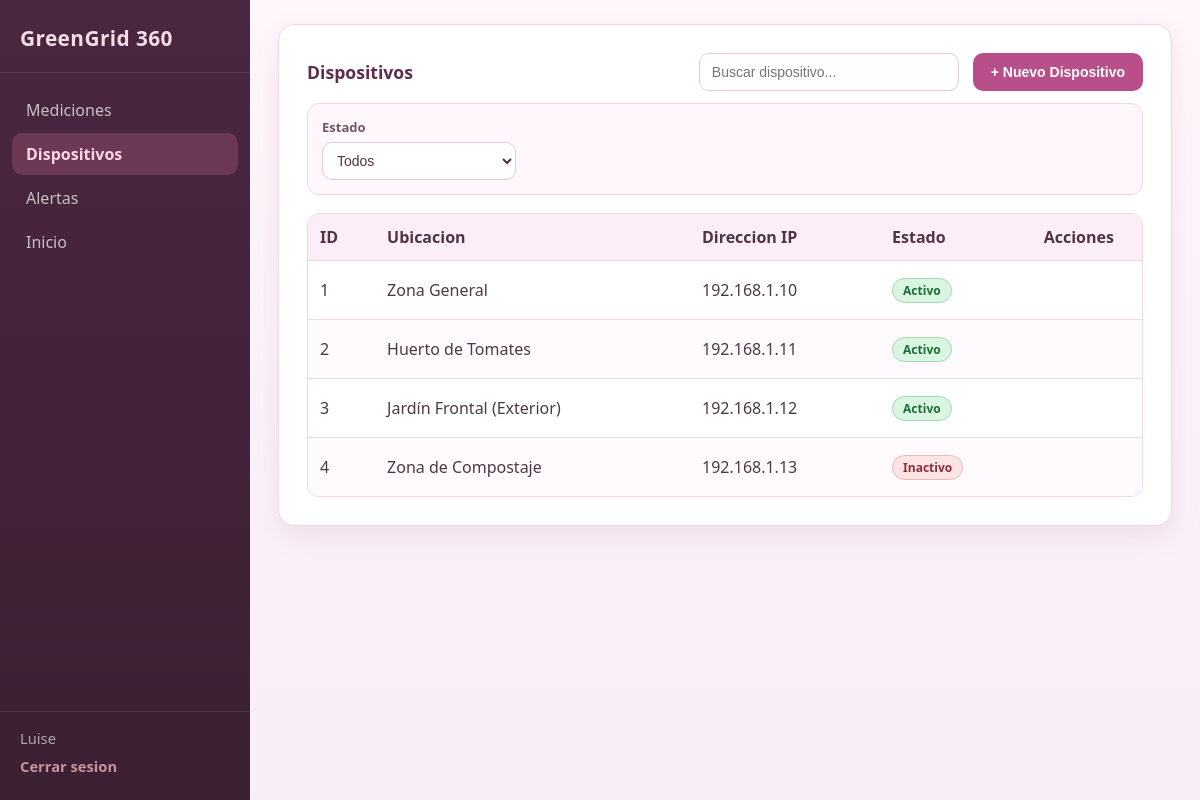
Page /index.php?accion=dispositivos (signed in) on the earlier database version.
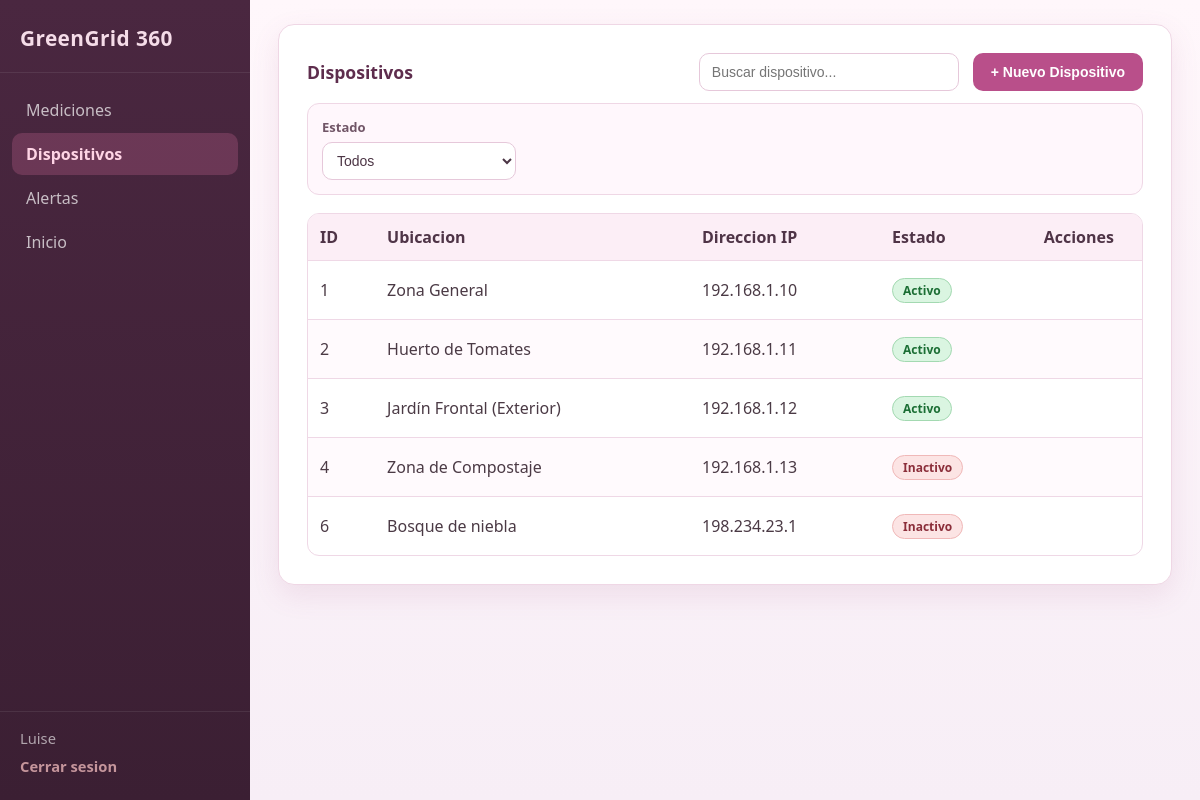
Same page on the later database version.
### tables this page shows
CREATE TABLE `esp32` (
  `id_dispositivo` int(11) NOT NULL,
  `estado` varchar(50) DEFAULT NULL,
  `direccion_ip` varchar(50) DEFAULT NULL,
  `ubicacion` varchar(100) DEFAULT 'Zona General'
);

### app/controller/Esp32Controller.php (called while the page is built, shortened)
<?php
require_once(__DIR__ . '/../model/Esp32.php');
class Esp32Controller {
    private $modelo;
    public function __construct($conexion) {
        $this->modelo = new Esp32($conexion);
    }
    public function listar() {
        $filtros = $this->obtenerFiltros();
        $porPagina = 15;
        $pagina = $this->obtenerPagina();
        $dispositivos = $this->modelo->obtenerDispositivos($filtros, $porPagina, ($pagina - 1) * $porPagina);
        require(__DIR__ . '/../view/dispositivos.php');
    }
    private function obtenerFiltros() {
        $filtros = [
            'buscar' => null,
            'estado' => null
        ];
        return $filtros;
    }
    private function obtenerPagina() {
        $pagina = isset($_GET['pagina']) ? (int)$_GET['pagina'] : 1;
        return max(1, $pagina);
    }
}
?>

### app/model/Esp32.php (called while the page is built, shortened)
<?php
class Esp32 {
    private $conexion;
    public function __construct($conexion) {
        $this->conexion = $conexion;
    }
    public function obtenerDispositivos($filtros = [], $limite = null, $offset = 0) {
        $sql = "SELECT id_dispositivo, estado, direccion_ip, ubicacion FROM esp32";
        $sql .= " ORDER BY id_dispositivo ASC";
        if ($limite !== null) {
            $sql .= " LIMIT " . (int)$limite . " OFFSET " . (int)$offset;
        }
        $resultado = $this->conexion->query($sql);
        return $resultado->fetch_all(MYSQLI_ASSOC);
    }
    private function construirCondiciones($filtros) {
        $condiciones = [];
        return $condiciones;
    }
}
?>

### app/view/dispositivos.php (the view, shortened to what this page needs)
<!DOCTYPE html>
<html lang="es">
<head>
    <link rel="stylesheet" href="../css/index.css">
</head>
<body class="dashboard-page">
    <aside class="dashboard-sidebar">
        <div class="sidebar-brand">
            <span class="brand-mark">GreenGrid 360</span>
        </div>
        <nav class="sidebar-nav">
            <a href="index.php?accion=listar" class="sidebar-link">
                Mediciones
            </a>
            <a href="index.php?accion=dispositivos" class="sidebar-link active">
                Dispositivos
            </a>
            <a href="index.php?accion=alertas" class="sidebar-link">
                Alertas
            </a>
            <a href="index.php?accion=home" class="sidebar-link">
                Inicio
            </a>
        </nav>
        <div class="sidebar-footer">
            <p class="sidebar-user"><?php echo htmlspecialchars($_SESSION['usuario']['nombre'] ?? 'Usuario'); ?></p>
            <a href="index.php?accion=logout" class="sidebar-logout">Cerrar sesion</a>
        </div>
    </aside>
    <main class="dashboard-main">
        <div class="container">
            <section class="toolbar">
                <h2 class="section-title">Dispositivos</h2>
                <div class="toolbar-actions">
                    <form method="GET" action="index.php" class="search-form" id="searchForm">
                        <input type="text" name="buscar" class="search-input" placeholder="Buscar dispositivo..." value="<?php echo htmlspecialchars($filtros['buscar'] ?? ''); ?>" oninput="buscarEnTiempoReal(this)">
                    </form>
                    <button class="btn-create" onclick="abrirModalCrear()">+ Nuevo Dispositivo</button>
                </div>
            </section>
            <section class="filters-panel">
                <form method="GET" action="index.php" class="filters-form filters-dispositivos">
                    <div class="filter-group">
                        <label for="estado">Estado</label>
                        <select id="estado" name="estado" onchange="this.form.submit()">
                            <option value="">Todos</option>
                        </select>
                    </div>
                </form>
            </section>
            <?php if (!empty($dispositivos)): ?>
                <div class="table-wrapper">
                    <table class="data-table">
                        <thead>
                            <tr>
                                <th>ID</th>
                                <th>Ubicacion</th>
                                <th>Direccion IP</th>
                                <th>Estado</th>
                                <th class="th-acciones">Acciones</th>
                            </tr>
                        </thead>
                        <tbody>
                            <?php foreach ($dispositivos as $disp): ?>
                                <tr class="row-medicion"
                                    data-id="<?php echo htmlspecialchars((string) $disp['id_dispositivo']); ?>"
                                    data-ubicacion="<?php echo htmlspecialchars($disp['ubicacion']); ?>"
                                    data-direccion-ip="<?php echo htmlspecialchars($disp['direccion_ip']); ?>"
                                    data-estado="<?php echo htmlspecialchars($disp['estado']); ?>">
                                    <td><?php echo htmlspecialchars((string) $disp['id_dispositivo']); ?></td>
                                    <td><?php echo htmlspecialchars($disp['ubicacion']); ?></td>
                                    <td><?php echo htmlspecialchars($disp['direccion_ip']); ?></td>
                                    <td>
                                        <span class="badge-estado <?php echo $disp['estado'] === 'Activo' ? 'badge-activo' : 'badge-inactivo'; ?>">
                                            <?php echo htmlspecialchars($disp['estado']); ?>
                                        </span>
                                    </td>
                                    <td class="td-acciones">
                                    </td>
                                </tr>
                            <?php endforeach; ?>
                        </tbody>
                    </table>
                </div>
            <?php else: ?>
                <div class="message">
                    <p>No hay dispositivos disponibles</p>
                </div>
            <?php endif; ?>
        </div>
    </main>
</body>
</html>

### public/index.php (shortened to what this page needs)
<?php
require_once(__DIR__ . '/../app/controller/Esp32Controller.php');
$db = null;
$accion = $_GET['accion'] ?? 'home';
try {
    $db = new Database();
    $conexion = $db->getConexion();
    switch ($accion) {
        case 'dispositivos':
        case 'crear-dispositivo':
        case 'editar-dispositivo':
        case 'eliminar-dispositivo':
            $controladorEsp = new Esp32Controller($conexion);
            if ($accion === 'dispositivos') {
                $controladorEsp->listar();
            } elseif ($accion === 'crear-dispositivo' && $_SERVER['REQUEST_METHOD'] === 'POST') {
                $controladorEsp->crear();
            } elseif ($accion === 'editar-dispositivo' && $_SERVER['REQUEST_METHOD'] === 'POST') {
                $controladorEsp->actualizar();
            } elseif ($accion === 'eliminar-dispositivo' && $_SERVER['REQUEST_METHOD'] === 'POST') {
                $controladorEsp->eliminar();
            } else {
                header('Location: index.php?accion=dispositivos');
                exit;
            }
            break;
    }
} catch (Exception $e) {
    $error = $e->getMessage();
    require(__DIR__ . '/../app/view/error.php');
} finally {
    if ($db instanceof Database) {
        $db->cerrar();
    }
}
?>

### css/base.css (style rules this page uses)
* { margin: 0; padding: 0; box-sizing: border-box; }
:root { --bg: #fff4fb; --panel: #ffffff; --panel-border: #efd7e5; --text: #3b2a36; --muted: #7b5f72; --primary: #b94f8a; --primary-dark: #9e3f74; --link: #a04a9b; --table-head: #fceef6; --table-line: #efd8e6; }
body { font-family: "Trebuchet MS", "Segoe UI", sans-serif; background: linear-gradient(180deg, #fff8fd 0%, var(--bg) 100%); min-height: 100vh; padding: 20px; color: var(--text); }
.container { max-width: 1080px; margin: 0 auto; background: var(--panel); border-radius: 16px; border: 1px solid var(--panel-border); box-shadow: 0 10px 28px rgba(166, 82, 135, 0.12); padding: 28px; }

### css/landing.css (style rules this page uses)
.brand-mark { font-size: 1.5rem; font-weight: 900; letter-spacing: 0.02em; color: #3d1f38; }

Differences in the rows shown:
added esp32: id_dispositivo "6", ubicacion "Bosque de niebla", direccion_ip "198.234.23.1", estado "Inactivo"
